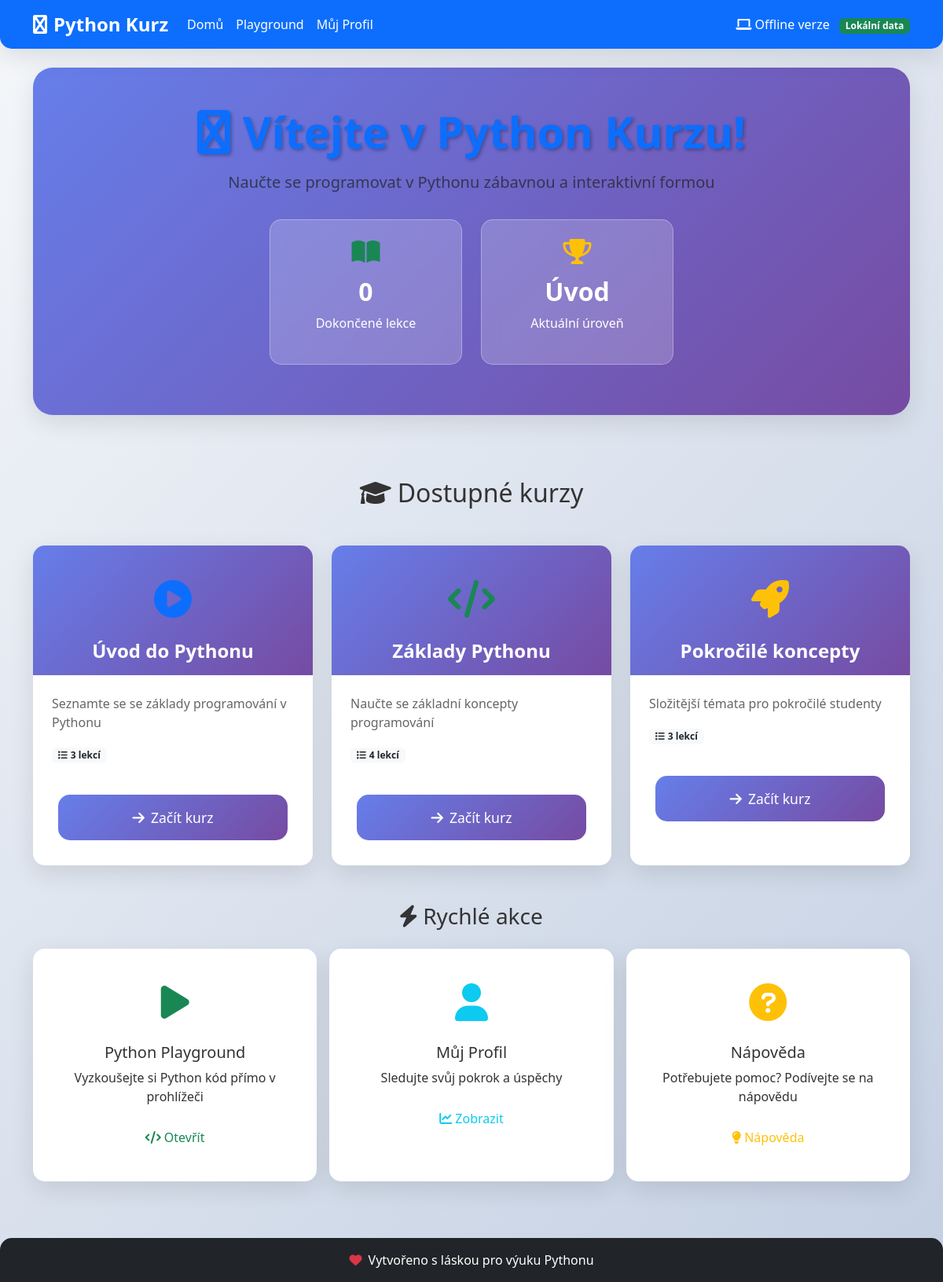
The page / on the database its author committed.
### database.py (models this page shows)
class Course(Base):
    __tablename__ = "courses"
    id = Column(Integer, primary_key=True, index=True)
    course_id = Column(String(50), unique=True, index=True, nullable=False)
    title = Column(String(200), nullable=False)
    description = Column(Text)
    level = Column(String(50))  # "uvod", "zaklady", "pokrocile"
    order_index = Column(Integer, default=0)
    is_active = Column(Boolean, default=True)
    created_at = Column(DateTime, default=datetime.utcnow)
    lessons = relationship("Lesson", back_populates="course", cascade="all, delete-orphan")

### offline_main.py (the view)
@app.get("/", response_class=HTMLResponse)
async def home(request: Request, db: Session = Depends(get_db)):
    courses = get_courses_data(db)
    student = get_offline_progress()
    return templates.TemplateResponse("index.html", {
        "request": request,
        "courses": courses,
        "student": student,
        "user": None,  # Offline verze nemá přihlašování
        "is_offline": True
    })

### templates/index.html (shortened to what this page needs)
{% extends "base.html" %}
{% block content %}
<div class="container">
    <div class="row mb-5">
        <div class="col-12 text-center">
            <div class="hero-section">
                <h1 class="display-4 fw-bold text-primary mb-3">
                    <i class="fas fa-python me-3"></i>Vítejte v Python Kurzu!
                </h1>
                <p class="lead text-muted mb-4">
                    Naučte se programovat v Pythonu zábavnou a interaktivní formou
                </p>
                <div class="hero-stats">
                    <div class="row justify-content-center">
                        <div class="col-md-3 col-6 mb-3">
                            <div class="stat-card">
                                <i class="fas fa-book-open text-success"></i>
                                <h4>{{ student.completed_lessons|length }}</h4>
                                <p>Dokončené lekce</p>
                            </div>
                        </div>
                        <div class="col-md-3 col-6 mb-3">
                            <div class="stat-card">
                                <i class="fas fa-trophy text-warning"></i>
                                <h4>{{ student.current_level }}</h4>
                                <p>Aktuální úroveň</p>
                            </div>
                        </div>
                    </div>
                </div>
            </div>
        </div>
    </div>
    <div class="row">
        <div class="col-12">
            <h2 class="text-center mb-5">
                <i class="fas fa-graduation-cap me-2"></i>Dostupné kurzy
            </h2>
        </div>
    </div>
    <div class="row g-4">
        {% for course_id, course in courses.items() %}
        <div class="col-lg-4 col-md-6">
            <div class="course-card h-100">
                <div class="course-header">
                    <div class="course-icon">
                        {% if course_id == "uvod" %}
                            <i class="fas fa-play-circle text-primary"></i>
                        {% elif course_id == "zaklady" %}
                            <i class="fas fa-code text-success"></i>
                        {% else %}
                            <i class="fas fa-rocket text-warning"></i>
                        {% endif %}
                    </div>
                    <h3 class="course-title">{{ course.title }}</h3>
                </div>
                <div class="course-body">
                    <p class="course-description">{{ course.description }}</p>
                    <div class="course-stats">
                        <span class="badge bg-light text-dark">
                            <i class="fas fa-list me-1"></i>{{ course.lessons|length }} lekcí
                        </span>
                    </div>
                </div>
                <div class="course-footer">
                    <a href="/kurz/{{ course_id }}" class="btn btn-primary btn-lg w-100">
                        <i class="fas fa-arrow-right me-2"></i>Začít kurz
                    </a>
                </div>
            </div>
        </div>
        {% endfor %}
    </div>
    <div class="row mt-5">
        <div class="col-12">
            <h3 class="text-center mb-4">
                <i class="fas fa-bolt me-2"></i>Rychlé akce
            </h3>
        </div>
    </div>
    <div class="row g-3">
        <div class="col-md-4">
            <div class="quick-action-card">
                <div class="quick-action-icon">
                    <i class="fas fa-play text-success"></i>
                </div>
                <h5>Python Playground</h5>
                <p>Vyzkoušejte si Python kód přímo v prohlížeči</p>
                <a href="/playground" class="btn btn-outline-success">
                    <i class="fas fa-code me-1"></i>Otevřít
                </a>
            </div>
        </div>
        <div class="col-md-4">
            <div class="quick-action-card">
                <div class="quick-action-icon">
                    <i class="fas fa-user text-info"></i>
                </div>
                <h5>Můj Profil</h5>
                <p>Sledujte svůj pokrok a úspěchy</p>
                <a href="/profil" class="btn btn-outline-info">
                    <i class="fas fa-chart-line me-1"></i>Zobrazit
                </a>
            </div>
        </div>
        <div class="col-md-4">
            <div class="quick-action-card">
                <div class="quick-action-icon">
                    <i class="fas fa-question-circle text-warning"></i>
                </div>
                <h5>Nápověda</h5>
                <p>Potřebujete pomoc? Podívejte se na nápovědu</p>
                <button class="btn btn-outline-warning" onclick="showHelp()">
                    <i class="fas fa-lightbulb me-1"></i>Nápověda
                </button>
            </div>
        </div>
    </div>
</div>
{% endblock %}

### templates/base.html (shortened to what this page needs)
<!DOCTYPE html>
<html lang="cs">
<head>
    <link href="https://cdn.jsdelivr.net/npm/bootstrap@5.3.0/dist/css/bootstrap.min.css" rel="stylesheet">
    <link href="https://cdnjs.cloudflare.com/ajax/libs/font-awesome/6.0.0/css/all.min.css" rel="stylesheet">
    <link href="{{ url_for('static', path='/css/style.css') }}" rel="stylesheet">
</head>
<body>
    <nav class="navbar navbar-expand-lg navbar-light bg-primary">
        <div class="container">
            <a class="navbar-brand text-white fw-bold" href="/">
                <i class="fas fa-python me-2"></i>Python Kurz
            </a>
            <div class="collapse navbar-collapse" id="navbarNav">
                <ul class="navbar-nav me-auto">
                    <li class="nav-item">
                        <a class="nav-link text-white" href="/">Domů</a>
                    </li>
                    <li class="nav-item">
                        <a class="nav-link text-white" href="/playground">Playground</a>
                    </li>
                    <li class="nav-item">
                        <a class="nav-link text-white" href="/profil">Můj Profil</a>
                    </li>
                </ul>
                <div class="navbar-text text-white">
                    {% if is_offline %}
                        <i class="fas fa-laptop me-1"></i>Offline verze
                        <span class="badge bg-success ms-2">Lokální data</span>
                    {% elif user %}
                        <i class="fas fa-user me-1"></i>{{ user.full_name or user.username }}
                        <a href="/logout" class="btn btn-outline-light btn-sm ms-2">
                            <i class="fas fa-sign-out-alt me-1"></i>Odhlásit
                        </a>
                    {% endif %}
                </div>
            </div>
        </div>
    </nav>
    <main class="container-fluid py-4">
        {% block content %}{% endblock %}
    </main>
    <footer class="bg-dark text-white text-center py-3 mt-5">
        <div class="container">
            <p class="mb-0">
                <i class="fas fa-heart text-danger me-1"></i>
                Vytvořeno s láskou pro výuku Pythonu
            </p>
        </div>
    </footer>
</body>
</html>

### static/css/style.css (style rules this page uses)
:root { --primary-color: #3776ab; --secondary-color: #ffd43b; --success-color: #28a745; --warning-color: #ffc107; --danger-color: #dc3545; --info-color: #17a2b8; --light-color: #f8f9fa; --dark-color: #343a40; --gradient-primary: linear-gradient(135deg, #667eea 0%, #764ba2 100%); --gradient-success: linear-gradient(135deg, #11998e 0%, #38ef7d 100%); --gradient-warning: linear-gradient(135deg, #f093fb 0%, #f5576c 100%); --shadow-soft: 0 10px 30px rgba(0, 0, 0, 0.1); --shadow-hover: 0 15px 40px rgba(0, 0, 0, 0.15); --border-radius: 15px; --border-radius-large: 25px; }
body { font-family: 'Segoe UI', Tahoma, Geneva, Verdana, sans-serif; background: linear-gradient(135deg, #f5f7fa 0%, #c3cfe2 100%); min-height: 100vh; color: #333; }
.navbar { box-shadow: var(--shadow-soft); border-radius: 0 0 var(--border-radius) var(--border-radius); }
.navbar-brand { font-size: 1.5rem; font-weight: bold; }
.hero-section { background: var(--gradient-primary); color: white; padding: 3rem 2rem; border-radius: var(--border-radius-large); box-shadow: var(--shadow-soft); margin-bottom: 2rem; }
.hero-section h1 { text-shadow: 2px 2px 4px rgba(0, 0, 0, 0.3); }
.hero-stats { margin-top: 2rem; }
.stat-card { background: rgba(255, 255, 255, 0.2); padding: 1.5rem; border-radius: var(--border-radius); text-align: center; backdrop-filter: blur(10px); border: 1px solid rgba(255, 255, 255, 0.3); }
.stat-card i { font-size: 2rem; margin-bottom: 0.5rem; }
.stat-card h4 { font-size: 2rem; font-weight: bold; margin: 0.5rem 0; }
.course-card { background: white; border-radius: var(--border-radius); box-shadow: var(--shadow-soft); transition: all 0.3s ease; border: none; overflow: hidden; }
.course-header { padding: 2rem 2rem 1rem; text-align: center; background: var(--gradient-primary); color: white; }
.course-icon { font-size: 3rem; margin-bottom: 1rem; }
.course-title { font-size: 1.5rem; font-weight: bold; margin: 0; }
.course-body { padding: 1.5rem; }
.course-description { color: #666; margin-bottom: 1rem; }
.course-footer { padding: 1rem 2rem 2rem; }
.quick-action-card { background: white; padding: 2rem; border-radius: var(--border-radius); box-shadow: var(--shadow-soft); text-align: center; transition: all 0.3s ease; height: 100%; }
.quick-action-icon { font-size: 3rem; margin-bottom: 1rem; }
.btn { border-radius: var(--border-radius); font-weight: 500; transition: all 0.3s ease; border: none; padding: 0.75rem 1.5rem; }
.btn-lg { padding: 1rem 2rem; font-size: 1.1rem; }
.btn-primary { background: var(--gradient-primary); color: white; }
footer { margin-top: auto; border-radius: var(--border-radius) var(--border-radius) 0 0; }
.course-card, .quick-action-card, .progress-card, .achievement-card { animation: fadeInUp 0.6s ease-out; }

### rows shown on the page
Course: course_id "uvod" (drawn), title "Úvod do Pythonu", description "Seznamte se se základy programování v Pythonu", lessons|length "3"
Course: course_id "zaklady" (drawn), title "Základy Pythonu", description "Naučte se základní koncepty programování", lessons|length "4"
Course: course_id "pokrocile" (drawn), title "Pokročilé koncepty", description "Složitější témata pro pokročilé studenty", lessons|length "3"

### other values the page prints
{{ student.completed_lessons|length }} "0"
{{ student.current_level }} "Úvod"
